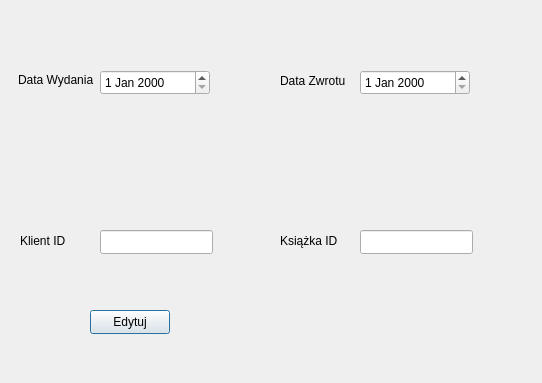
<?xml version="1.0" encoding="UTF-8"?>
<ui version="4.0">
 <class>editrental</class>
 <widget class="QDialog" name="editrental">
  <property name="geometry">
   <rect>
    <x>0</x>
    <y>0</y>
    <width>542</width>
    <height>383</height>
   </rect>
  </property>
  <property name="windowTitle">
   <string>Dialog</string>
  </property>
  <widget class="QLineEdit" name="clientID">
   <property name="geometry">
    <rect>
     <x>100</x>
     <y>230</y>
     <width>113</width>
     <height>24</height>
    </rect>
   </property>
  </widget>
  <widget class="QLineEdit" name="bookID">
   <property name="geometry">
    <rect>
     <x>360</x>
     <y>230</y>
     <width>113</width>
     <height>24</height>
    </rect>
   </property>
  </widget>
  <widget class="QDateEdit" name="borrowDate">
   <property name="geometry">
    <rect>
     <x>100</x>
     <y>70</y>
     <width>110</width>
     <height>25</height>
    </rect>
   </property>
  </widget>
  <widget class="QDateEdit" name="returnDate">
   <property name="geometry">
    <rect>
     <x>360</x>
     <y>70</y>
     <width>110</width>
     <height>25</height>
    </rect>
   </property>
  </widget>
  <widget class="QPushButton" name="pushButton">
   <property name="geometry">
    <rect>
     <x>90</x>
     <y>310</y>
     <width>80</width>
     <height>24</height>
    </rect>
   </property>
   <property name="text">
    <string>Edytuj</string>
   </property>
  </widget>
  <widget class="QLabel" name="label">
   <property name="geometry">
    <rect>
     <x>20</x>
     <y>230</y>
     <width>81</width>
     <height>21</height>
    </rect>
   </property>
   <property name="text">
    <string>Klient ID</string>
   </property>
  </widget>
  <widget class="QLabel" name="label_2">
   <property name="geometry">
    <rect>
     <x>280</x>
     <y>230</y>
     <width>81</width>
     <height>21</height>
    </rect>
   </property>
   <property name="text">
    <string>Książka ID</string>
   </property>
  </widget>
  <widget class="QLabel" name="label_3">
   <property name="geometry">
    <rect>
     <x>18</x>
     <y>70</y>
     <width>81</width>
     <height>20</height>
    </rect>
   </property>
   <property name="text">
    <string>Data Wydania</string>
   </property>
  </widget>
  <widget class="QLabel" name="label_4">
   <property name="geometry">
    <rect>
     <x>280</x>
     <y>70</y>
     <width>81</width>
     <height>21</height>
    </rect>
   </property>
   <property name="text">
    <string>Data Zwrotu</string>
   </property>
  </widget>
 </widget>
 <resources/>
 <connections/>
</ui>
